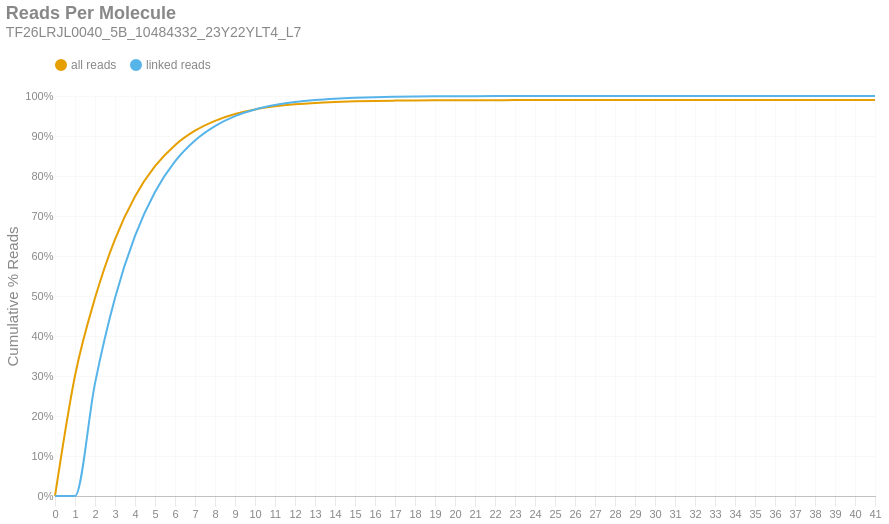

The cell this chart's notebook holds for it:
### Markdown cell above
### Reads per Molecule
This chart shows the cumulative distribution of the number of reads per linked molecule. That is, how many alignments are associated with a unique molecule. This excludes the number of reads associated with invalid or absent linked-read barcodes. The `linked` histogram is the percentages recalculated when disregarding singletons.

### Code cell
if SKIPLR:
    print_html(f"Skipped")
else:
    counts = np.bincount(valids['reads'].cast(pl.Int64).to_numpy())
    weighted = counts * np.arange(len(counts))
    all_perc = weighted / n_reads
    linked_perc = weighted / n_linked_reads
    linked_perc[1] = 0
    binned_df = pl.DataFrame({
        'readsper': list(range(len(counts))),
        'all reads (cumsum)': np.cumsum(all_perc).tolist(),
        'linked reads (cumsum)': np.cumsum(linked_perc).tolist(),
    })

    with SafeRender(binned_df):
        (
            density_plot(binned_df, 'Reads Per Molecule', samplename, 'readspmol')
            .encode(
                x=alt.X('readsper:O', title=None).axis(labelAngle=0).scale(padding=0),
                y=alt.Y('value:Q', title='Cumulative % Reads').axis(format='%').stack(False),
                color=alt.Color("key:N").scale(domain=["all reads", "linked reads"]),
                tooltip=[
                    alt.Tooltip("key:N", title="Data Type"),
                    alt.Tooltip("readsper:O", title="Reads Per Molecule"),
                    alt.Tooltip("value:Q", format=".2%", title="% Reads (Cum.)")
                ]            
            )
        ).display()

### Figure 1 — Vega-Lite specification as saved in the notebook (floating-point values rounded to 4 significant figures)
{"width": "container", "height": 400, "config": {"title": {"anchor": "start", "dy": -15, "fontSize": 18, "color": "#888888", "subtitleColor": "#888888", "subtitleFontSize": 14}, "arc": {"fill": "#0072B2"}, "axis": {"domainColor": "#888888", "domainWidth": 0.5, "gridWidth": 0.2, "grid": false, "titleFontWeight": 400, "titleFontSize": 15, "labelFontSize": 11, "labelColor": "#888888", "tickColor": "#888888", "tickWidth": 0.2, "titleColor": "#888888"}, "axisBand": {"grid": false}, "axisX": {"grid": true, "tickSize": 10, "domainCap": "round"}, "axisY": {"domain": false, "grid": true, "tickSize": 0, "domainCap": "round"}, "background": "transparent", "header": {"labelFontSize": 15, "labelColor": "#888888", "titleFontSize": 15, "titleFontWeight": 600, "titleColor": "#888888"}, "legend": {"labelFont": "sans-serif", "labelFontSize": 12, "labelColor": "#888888", "symbolSize": 100, "symbolType": "circle", "titleFontSize": 12, "titlePadding": 10, "titleColor": "#888888", "title": null, "orient": "top"}, "range": {"category": ["#E69F00", "#56B4E9", "#009E73", "#F0E442", "#0072B2", "#D55E00", "#CC79A7", "#000000"], "diverging": ["#cfe8f3", "#a2d4ec", "#73bfe2", "#46abdb", "#1696d2", "#12719e"]}, "area": {"fill": "#0072B2", "fillOpacity": 0.7, "line": true, "strokeOpacity": 0.7}, "line": {"color": "#0072B2", "stroke": "#0072B2", "strokeWidth": 2}, "trail": {"color": "#0072B2", "stroke": "#0072B2", "strokeWidth": 0, "size": 1}, "point": {"filled": true, "fillOpacity": 1.0, "size": 95}, "text": {"color": "#888888", "fontSize": 11, "align": "right", "fontWeight": 400, "size": 11}, "bar": {"fill": "#0072B2", "stroke": null}, "view": {"stroke": null, "continuousWidth": 660, "continuousHeight": 400}}, "data": {"name": "data-64e5c0bb2003f9a550cc883ee767d60e"}, "mark": {"type": "line", "interpolate": "monotone", "point": {"opacity": 0, "size": 275}}, "encoding": {"color": {"field": "key", "scale": {"domain": ["all reads", "linked reads"]}, "type": "nominal"}, "tooltip": [{"field": "key", "title": "Data Type", "type": "nominal"}, {"field": "readsper", "title": "Reads Per Molecule", "type": "ordinal"}, {"field": "value", "format": ".2%", "title": "% Reads (Cum.)", "type": "quantitative"}], "x": {"axis": {"labelAngle": 0}, "field": "readsper", "scale": {"padding": 0}, "title": null, "type": "ordinal"}, "y": {"axis": {"format": "%"}, "field": "value", "stack": false, "title": "Cumulative % Reads", "type": "quantitative"}}, "params": [{"name": "param_c36ac31b6afebe62", "select": {"type": "point", "fields": ["key"]}, "bind": "legend"}], "title": {"text": "Reads Per Molecule", "subtitle": "TF26LRJL0040_5B_10484332_23Y22YLT4_L7"}, "transform": [{"fold": ["all reads (cumsum)", "linked reads (cumsum)"]}, {"calculate": "replace(datum.key, ' (cumsum)', '')", "as": "key"}, {"filter": {"param": "param_c36ac31b6afebe62"}}], "usermeta": {"embedOptions": {"downloadFileName": "TF26LRJL0040_5B_10484332_23Y22YLT4_L7.readspmol"}}, "$schema": "https://vega.github.io/schema/vega-lite/v6.4.1.json", "datasets": {"data-64e5c0bb2003f9a550cc883ee767d60e": [{"readsper": 0, "all reads (cumsum)": 0.0, "linked reads (cumsum)": 0.0}, {"readsper": 1, "all reads (cumsum)": 0.3008, "linked reads (cumsum)": 0.0}, {"readsper": 2, "all reads (cumsum)": 0.4948, "linked reads (cumsum)": 0.2817}, {"readsper": 3, "all reads (cumsum)": 0.6419, "linked reads (cumsum)": 0.495}, {"readsper": 4, "all reads (cumsum)": 0.7487, "linked reads (cumsum)": 0.6501}, {"readsper": 5, "all reads (cumsum)": 0.8244, "linked reads (cumsum)": 0.76}, {"readsper": 6, "all reads (cumsum)": 0.8771, "linked reads (cumsum)": 0.8365}, {"readsper": 7, "all reads (cumsum)": 0.9133, "linked reads (cumsum)": 0.8889}, {"readsper": 8, "all reads (cumsum)": 0.938, "linked reads (cumsum)": 0.9248}, {"readsper": 9, "all reads (cumsum)": 0.955, "linked reads (cumsum)": 0.9495}, {"readsper": 10, "all reads (cumsum)": 0.9664, "linked reads (cumsum)": 0.9661}, {"readsper": 11, "all reads (cumsum)": 0.9741, "linked reads (cumsum)": 0.9773}, {"readsper": 12, "all reads (cumsum)": 0.9793, "linked reads (cumsum)": 0.9848}, {"readsper": 13, "all reads (cumsum)": 0.9828, "linked reads (cumsum)": 0.9898}, {"readsper": 14, "all reads (cumsum)": 0.9851, "linked reads (cumsum)": 0.9932}, {"readsper": 15, "all reads (cumsum)": 0.9867, "linked reads (cumsum)": 0.9955}, {"readsper": 16, "all reads (cumsum)": 0.9878, "linked reads (cumsum)": 0.9971}, {"readsper": 17, "all reads (cumsum)": 0.9884, "linked reads (cumsum)": 0.998}, {"readsper": 18, "all reads (cumsum)": 0.9889, "linked reads (cumsum)": 0.9987}, {"readsper": 19, "all reads (cumsum)": 0.9892, "linked reads (cumsum)": 0.9992}, {"readsper": 20, "all reads (cumsum)": 0.9894, "linked reads (cumsum)": 0.9995}, {"readsper": 21, "all reads (cumsum)": 0.9896, "linked reads (cumsum)": 0.9997}, {"readsper": 22, "all reads (cumsum)": 0.9896, "linked reads (cumsum)": 0.9998}, {"readsper": 23, "all reads (cumsum)": 0.9897, "linked reads (cumsum)": 0.9999}, {"readsper": 24, "all reads (cumsum)": 0.9897, "linked reads (cumsum)": 0.9999}, {"readsper": 25, "all reads (cumsum)": 0.9897, "linked reads (cumsum)": 0.9999}, {"readsper": 26, "all reads (cumsum)": 0.9898, "linked reads (cumsum)": 0.9999}, {"readsper": 27, "all reads (cumsum)": 0.9898, "linked reads (cumsum)": 1.0}, {"readsper": 28, "all reads (cumsum)": 0.9898, "linked reads (cumsum)": 1.0}, {"readsper": 29, "all reads (cumsum)": 0.9898, "linked reads (cumsum)": 1.0}, {"readsper": 30, "all reads (cumsum)": 0.9898, "linked reads (cumsum)": 1.0}, {"readsper": 31, "all reads (cumsum)": 0.9898, "linked reads (cumsum)": 1.0}, {"readsper": 32, "all reads (cumsum)": 0.9898, "linked reads (cumsum)": 1.0}, {"readsper": 33, "all reads (cumsum)": 0.9898, "linked reads (cumsum)": 1.0}, {"readsper": 34, "all reads (cumsum)": 0.9898, "linked reads (cumsum)": 1.0}, {"readsper": 35, "all reads (cumsum)": 0.9898, "linked reads (cumsum)": 1.0}, {"readsper": 36, "all reads (cumsum)": 0.9898, "linked reads (cumsum)": 1.0}, {"readsper": 37, "all reads (cumsum)": 0.9898, "linked reads (cumsum)": 1.0}, {"readsper": 38, "all reads (cumsum)": 0.9898, "linked reads (cumsum)": 1.0}, {"readsper": 39, "all reads (cumsum)": 0.9898, "linked reads (cumsum)": 1.0}, {"readsper": 40, "all reads (cumsum)": 0.9898, "linked reads (cumsum)": 1.0}, {"readsper": 41, "all reads (cumsum)": 0.9898, "linked reads (cumsum)": 1.0}]}}
